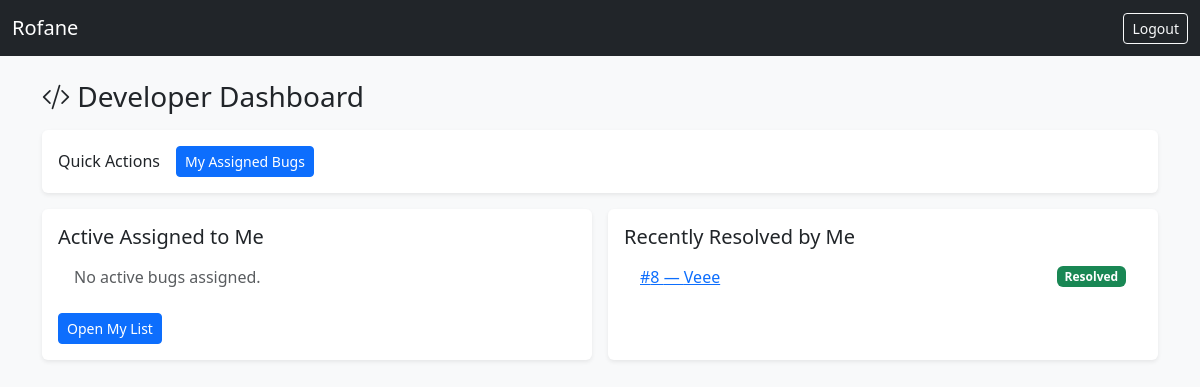
The app's page /dashboard/developer_dashboard.php (signed in) with its own data.
### tables this page shows
CREATE TABLE `bugs` (
  `id` int(11) NOT NULL,
  `title` varchar(255) DEFAULT NULL,
  `component` varchar(80) DEFAULT NULL,
  `target_release` varchar(40) DEFAULT NULL,
  `description` text DEFAULT NULL,
  `fix_notes` text DEFAULT NULL,
  `commit_ref` varchar(80) DEFAULT NULL,
  `severity` enum('Low','Medium','High','Critical') NOT NULL,
  `status` enum('Open','In Progress','Resolved','Closed') DEFAULT 'Open',
  `resolution` varchar(40) DEFAULT NULL,
  `closed_by` int(11) DEFAULT NULL,
  `closed_at` datetime DEFAULT NULL,
  `reported_by` int(11) DEFAULT NULL,
  `assigned_to` int(11) DEFAULT NULL,
  `created_at` timestamp NOT NULL DEFAULT current_timestamp(),
  `priority` varchar(20) DEFAULT 'Medium',
  `updated_at` timestamp NULL DEFAULT NULL
);

### dashboard/developer_dashboard.php (the view, shortened to what this page needs)
<?php
require_once '../includes/config.php';
$conn->query("CREATE TABLE IF NOT EXISTS bugs (
  id INT AUTO_INCREMENT PRIMARY KEY,
  title VARCHAR(255) NOT NULL,
  description TEXT NULL,
  severity VARCHAR(20) DEFAULT 'Medium',
  priority VARCHAR(20) DEFAULT 'Medium',
  status VARCHAR(20) DEFAULT 'Open',
  fix_notes TEXT NULL,
  commit_ref VARCHAR(80) NULL,
  reported_by INT NOT NULL,
  assigned_to INT NULL,
  created_at TIMESTAMP DEFAULT CURRENT_TIMESTAMP,
  updated_at TIMESTAMP NULL DEFAULT NULL
)");
$uid = (int)($_SESSION['user_id'] ?? 0);
$active = null;
if ($stmt = $conn->prepare("
    SELECT id,title,status,severity,priority,COALESCE(updated_at,created_at) as ts
    FROM bugs
    WHERE assigned_to=? AND status IN ('Open','In Progress','Blocked')
    ORDER BY ts DESC LIMIT 10
")) {
    $stmt->bind_param("i", $uid);
    $stmt->execute();
    $active = $stmt->get_result();
}
$resolved = null;
if ($stmt = $conn->prepare("
    SELECT id,title,status,COALESCE(updated_at,created_at) as ts
    FROM bugs
    WHERE assigned_to=? AND status='Resolved'
    ORDER BY ts DESC LIMIT 10
")) {
    $stmt->bind_param("i", $uid);
    $stmt->execute();
    $resolved = $stmt->get_result();
}
?>
<!DOCTYPE html>
<html>
<head>
  <link href="https://cdn.jsdelivr.net/npm/bootstrap@5.3.2/dist/css/bootstrap.min.css" rel="stylesheet">
  <link href="https://cdn.jsdelivr.net/npm/bootstrap-icons@1.11.3/font/bootstrap-icons.css" rel="stylesheet">
</head>
<body class="bg-light">
  <nav class="navbar navbar-expand-lg navbar-dark bg-dark">
    <div class="container-fluid">
      <a class="navbar-brand" href="#">Rofane</a>
      <div class="d-flex">
        <a href="../logout.php" class="btn btn-outline-light btn-sm">Logout</a>
      </div>
    </div>
  </nav>
  <div class="container py-4">
    <div class="d-flex align-items-center justify-content-between mb-3">
      <h3 class="mb-0"><i class="bi bi-code-slash"></i> Developer Dashboard</h3>
    </div>
    <div class="row g-3">
      <div class="col-12">
        <div class="card border-0 shadow-sm">
          <div class="card-body d-flex flex-wrap gap-2 align-items-center">
            <h6 class="mb-0 me-2">Quick Actions</h6>
     <a href="../modules/bug_tracker/assigned_bugs.php" class="btn btn-primary btn-sm">My Assigned Bugs</a>
          </div>
        </div>
      </div>
      <div class="col-md-6">
        <div class="card border-0 shadow-sm h-100">
          <div class="card-body">
            <h5 class="card-title">Active Assigned to Me</h5>
            <ul class="list-group list-group-flush">
              <?php if ($active && $active->num_rows > 0): ?>
                <?php while ($r = $active->fetch_assoc()): ?>
                  <li class="list-group-item d-flex justify-content-between align-items-center">
                    <a href="../modules/bug_tracker/bug_detail.php?id=<?= (int)$r['id'] ?>">#<?= (int)$r['id'] ?> — <?= htmlspecialchars($r['title']) ?></a>
                    <span class="badge text-bg-info"><?= htmlspecialchars($r['status']) ?></span>
                  </li>
                <?php endwhile; ?>
              <?php else: ?>
                <li class="list-group-item text-muted">No active bugs assigned.</li>
              <?php endif; ?>
            </ul>
            <div class="mt-3">
               <a href="../modules/bug_tracker/assigned_bugs.php" class="btn btn-primary btn-sm">Open My List</a>
            </div>
          </div>
        </div>
      </div>
      <div class="col-md-6">
        <div class="card border-0 shadow-sm h-100">
          <div class="card-body">
            <h5 class="card-title">Recently Resolved by Me</h5>
            <ul class="list-group list-group-flush">
              <?php if ($resolved && $resolved->num_rows > 0): ?>
                <?php while ($r = $resolved->fetch_assoc()): ?>
                  <li class="list-group-item d-flex justify-content-between align-items-center">
                                       <a href="../modules/bug_tracker/bug_detail.php?id=<?= (int)$r['id'] ?>">#<?= (int)$r['id'] ?> — <?= htmlspecialchars($r['title']) ?></a>
                    <span class="badge text-bg-success"><?= htmlspecialchars($r['status']) ?></span>
                  </li>
                <?php endwhile; ?>
              <?php else: ?>
                <li class="list-group-item text-muted">No recent resolves.</li>
              <?php endif; ?>
            </ul>
          </div>
        </div>
      </div>
    </div>
  </div>
</body>
</html>

### records on screen
bugs: id "8", title "Veee", status "Resolved"
